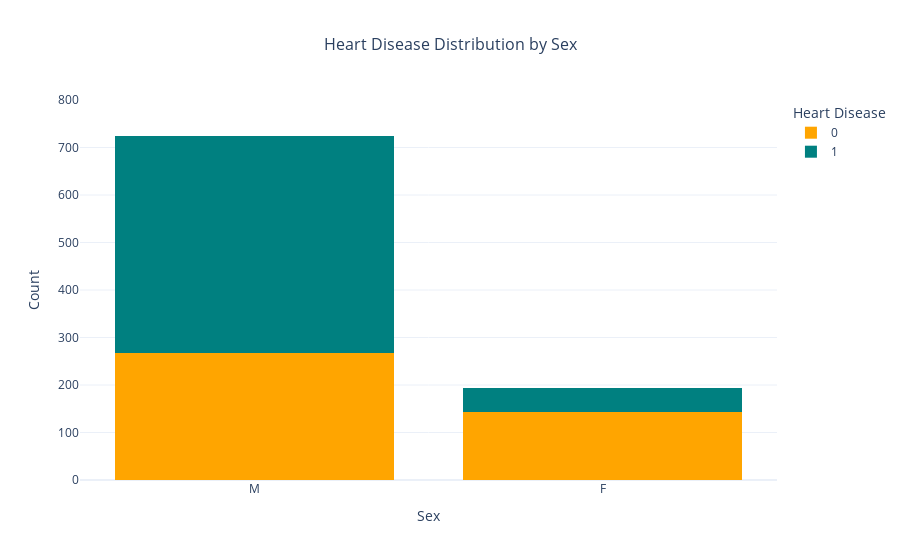

Source (notebook cell):
### Code cell
# Create the histogram
fig = px.histogram(
    data, 
    x='Sex', 
    color='HeartDisease', 
    barmode='stack',  # Stacked bars
    color_discrete_sequence=['Orange', 'Teal'],  # Use contrasting colors
    title='Heart Disease Distribution by Sex'
)

# Customize the layout
fig.update_layout(
    xaxis_title='Sex',
    yaxis_title='Count',
    legend_title='Heart Disease',
    template='plotly_white',
    title_font_size=16,
    title_x=0.5,  # Center the title
    yaxis=dict(range=[0, 800])  # Adjust y-axis range
)

# Show the plot
fig.show()

### Figure 1 — Plotly figure (JSON) as saved in the notebook; plotly's stock layout.template omitted (floating-point values rounded to 4 significant figures; data arrays with more than 128 entries replaced by an {"elided": "..."} marker saying what was removed)
{"data": [{"alignmentgroup": "True", "bingroup": "x", "hovertemplate": "HeartDisease=0<br>Sex=%{x}<br>count=%{y}<extra></extra>", "legendgroup": "0", "marker": {"color": "Orange", "pattern": {"shape": ""}}, "name": "0", "offsetgroup": "0", "orientation": "v", "showlegend": true, "type": "histogram", "x": {"elided": "410 str values"}, "xaxis": "x", "yaxis": "y"}, {"alignmentgroup": "True", "bingroup": "x", "hovertemplate": "HeartDisease=1<br>Sex=%{x}<br>count=%{y}<extra></extra>", "legendgroup": "1", "marker": {"color": "Teal", "pattern": {"shape": ""}}, "name": "1", "offsetgroup": "1", "orientation": "v", "showlegend": true, "type": "histogram", "x": {"elided": "508 str values"}, "xaxis": "x", "yaxis": "y"}], "layout": {"barmode": "stack", "legend": {"title": {"text": "Heart Disease"}, "tracegroupgap": 0}, "title": {"font": {"size": 16}, "text": "Heart Disease Distribution by Sex", "x": 0.5}, "xaxis": {"anchor": "y", "domain": [0, 1], "title": {"text": "Sex"}}, "yaxis": {"anchor": "x", "domain": [0, 1], "range": [0, 800], "title": {"text": "Count"}}}}
